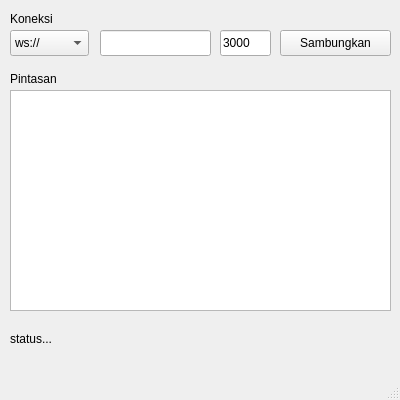
<?xml version="1.0" encoding="UTF-8"?>
<ui version="4.0">
 <class>MainWindow</class>
 <widget class="QMainWindow" name="MainWindow">
  <property name="enabled">
   <bool>true</bool>
  </property>
  <property name="geometry">
   <rect>
    <x>0</x>
    <y>0</y>
    <width>400</width>
    <height>400</height>
   </rect>
  </property>
  <property name="sizePolicy">
   <sizepolicy hsizetype="Fixed" vsizetype="Fixed">
    <horstretch>0</horstretch>
    <verstretch>0</verstretch>
   </sizepolicy>
  </property>
  <property name="minimumSize">
   <size>
    <width>400</width>
    <height>400</height>
   </size>
  </property>
  <property name="maximumSize">
   <size>
    <width>400</width>
    <height>400</height>
   </size>
  </property>
  <property name="windowTitle">
   <string>MainWindow</string>
  </property>
  <widget class="QWidget" name="centralwidget">
   <widget class="QLabel" name="label">
    <property name="geometry">
     <rect>
      <x>10</x>
      <y>10</y>
      <width>58</width>
      <height>18</height>
     </rect>
    </property>
    <property name="text">
     <string>Koneksi</string>
    </property>
   </widget>
   <widget class="QComboBox" name="protocolSelect">
    <property name="enabled">
     <bool>true</bool>
    </property>
    <property name="geometry">
     <rect>
      <x>10</x>
      <y>30</y>
      <width>79</width>
      <height>26</height>
     </rect>
    </property>
    <item>
     <property name="text">
      <string>ws://</string>
     </property>
    </item>
    <item>
     <property name="text">
      <string>wss://</string>
     </property>
    </item>
   </widget>
   <widget class="QLineEdit" name="ipAddress">
    <property name="geometry">
     <rect>
      <x>100</x>
      <y>30</y>
      <width>111</width>
      <height>26</height>
     </rect>
    </property>
    <property name="text">
     <string/>
    </property>
   </widget>
   <widget class="QPushButton" name="connectButton">
    <property name="geometry">
     <rect>
      <x>280</x>
      <y>30</y>
      <width>111</width>
      <height>26</height>
     </rect>
    </property>
    <property name="text">
     <string>Sambungkan</string>
    </property>
    <property name="icon">
     <iconset theme="QIcon::ThemeIcon::NetworkWired"/>
    </property>
   </widget>
   <widget class="QListView" name="listView">
    <property name="geometry">
     <rect>
      <x>10</x>
      <y>90</y>
      <width>381</width>
      <height>221</height>
     </rect>
    </property>
   </widget>
   <widget class="QLabel" name="label_2">
    <property name="geometry">
     <rect>
      <x>10</x>
      <y>70</y>
      <width>58</width>
      <height>18</height>
     </rect>
    </property>
    <property name="text">
     <string>Pintasan</string>
    </property>
   </widget>
   <widget class="QLineEdit" name="serverPort">
    <property name="geometry">
     <rect>
      <x>220</x>
      <y>30</y>
      <width>51</width>
      <height>26</height>
     </rect>
    </property>
    <property name="text">
     <string>3000</string>
    </property>
   </widget>
   <widget class="QLabel" name="connectionStatus">
    <property name="geometry">
     <rect>
      <x>10</x>
      <y>330</y>
      <width>58</width>
      <height>18</height>
     </rect>
    </property>
    <property name="text">
     <string>status...</string>
    </property>
   </widget>
  </widget>
  <widget class="QMenuBar" name="menubar">
   <property name="geometry">
    <rect>
     <x>0</x>
     <y>0</y>
     <width>400</width>
     <height>23</height>
    </rect>
   </property>
  </widget>
  <widget class="QStatusBar" name="statusbar"/>
 </widget>
 <resources/>
 <connections/>
</ui>
